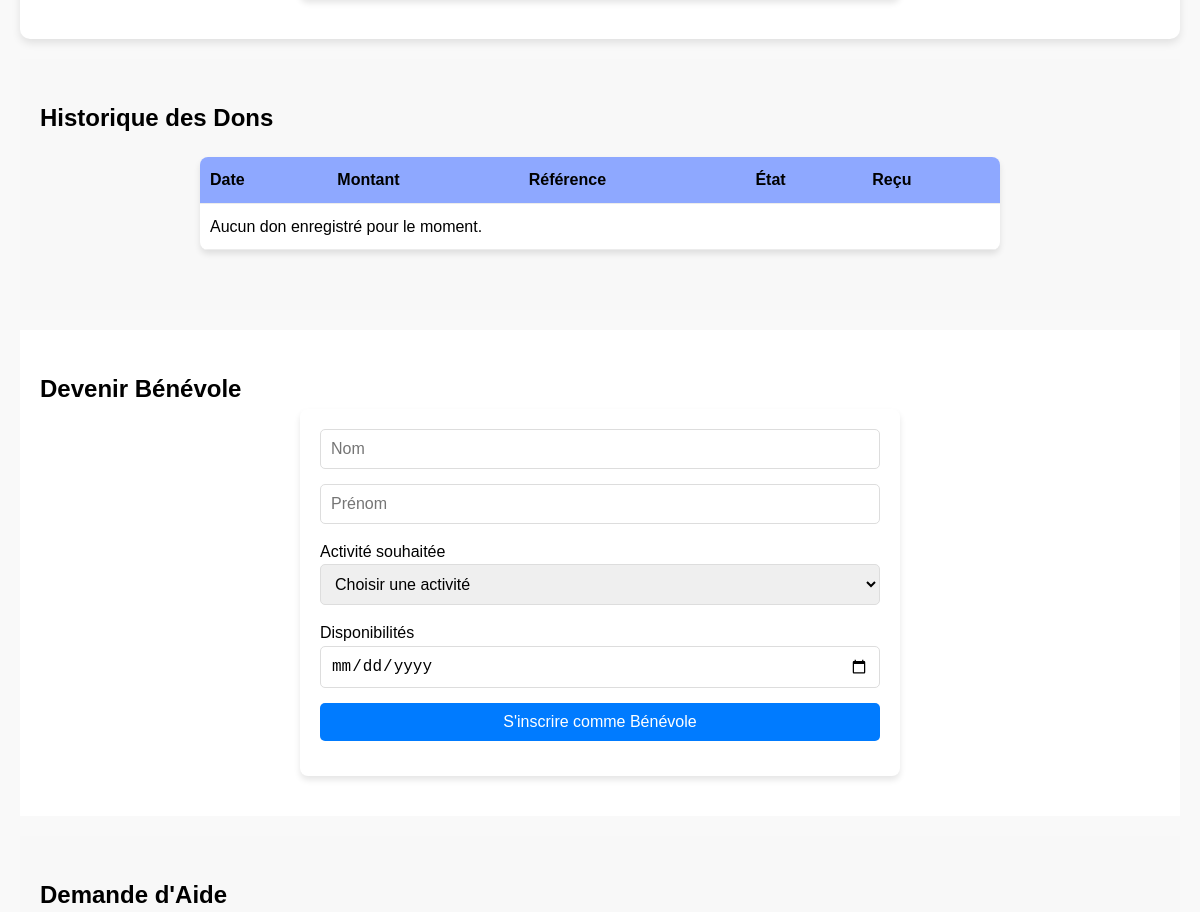
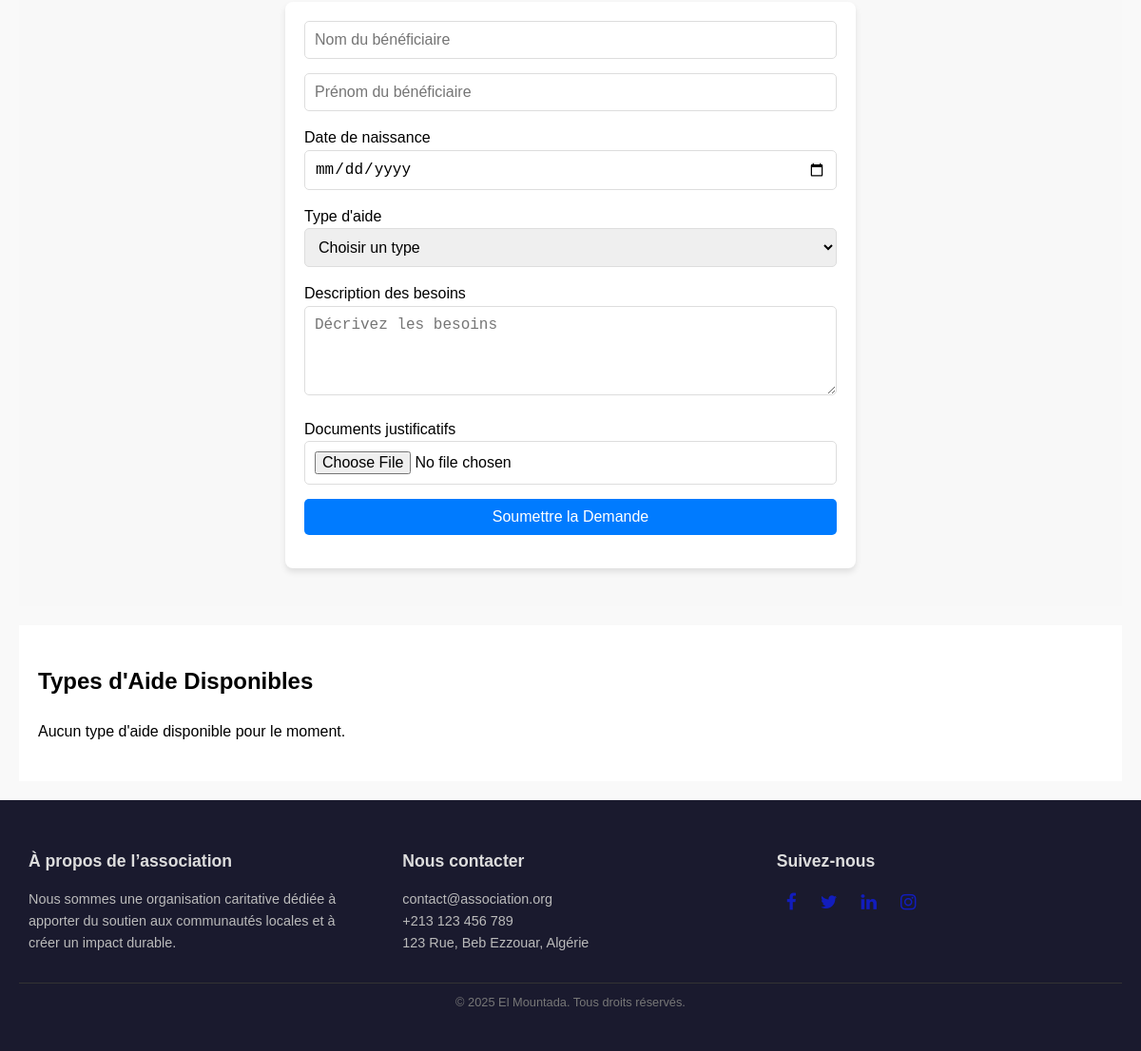
The app's page /views/Membre/dons.php (signed in, lower part), older data (2 pictures, top to bottom).
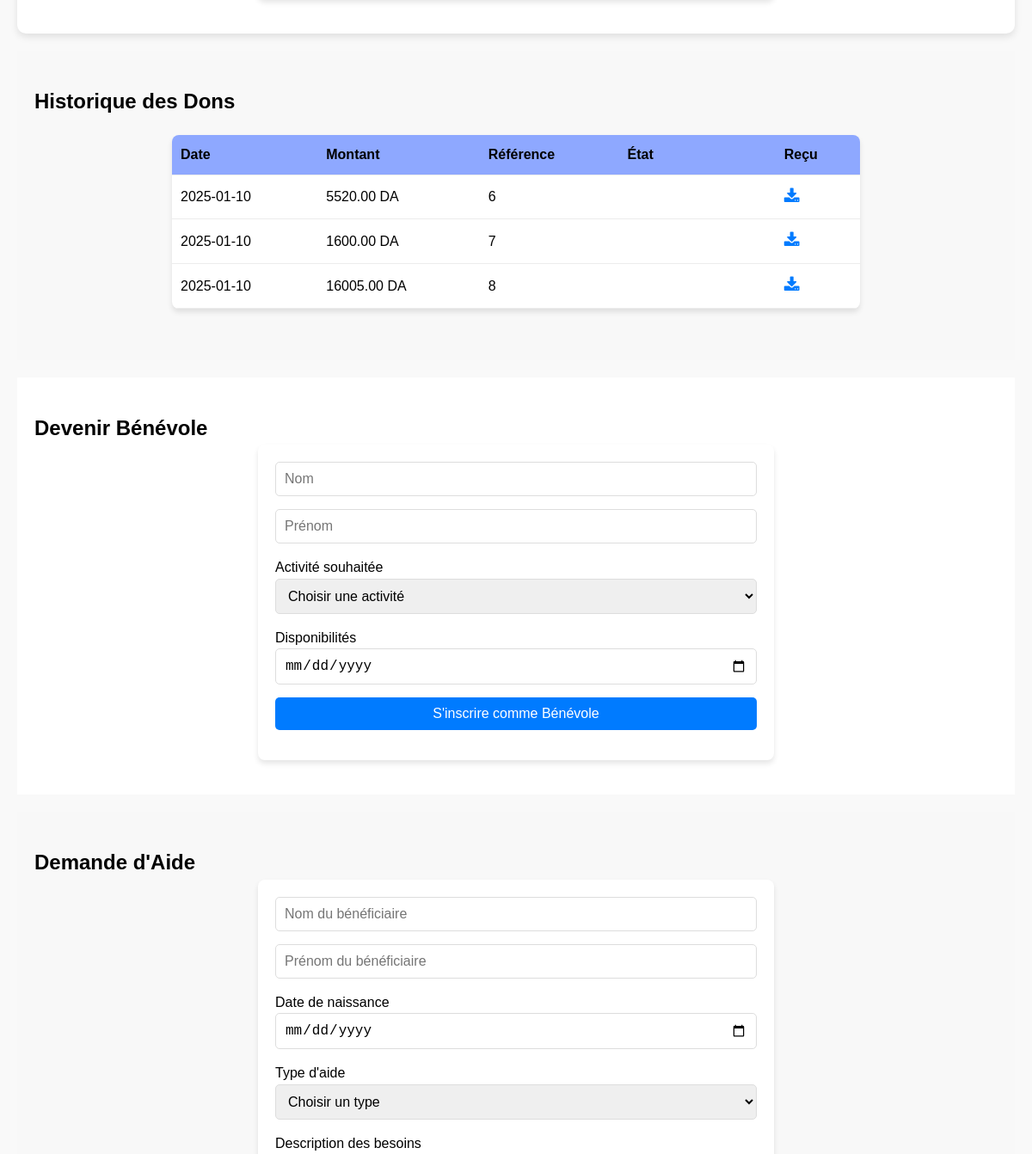
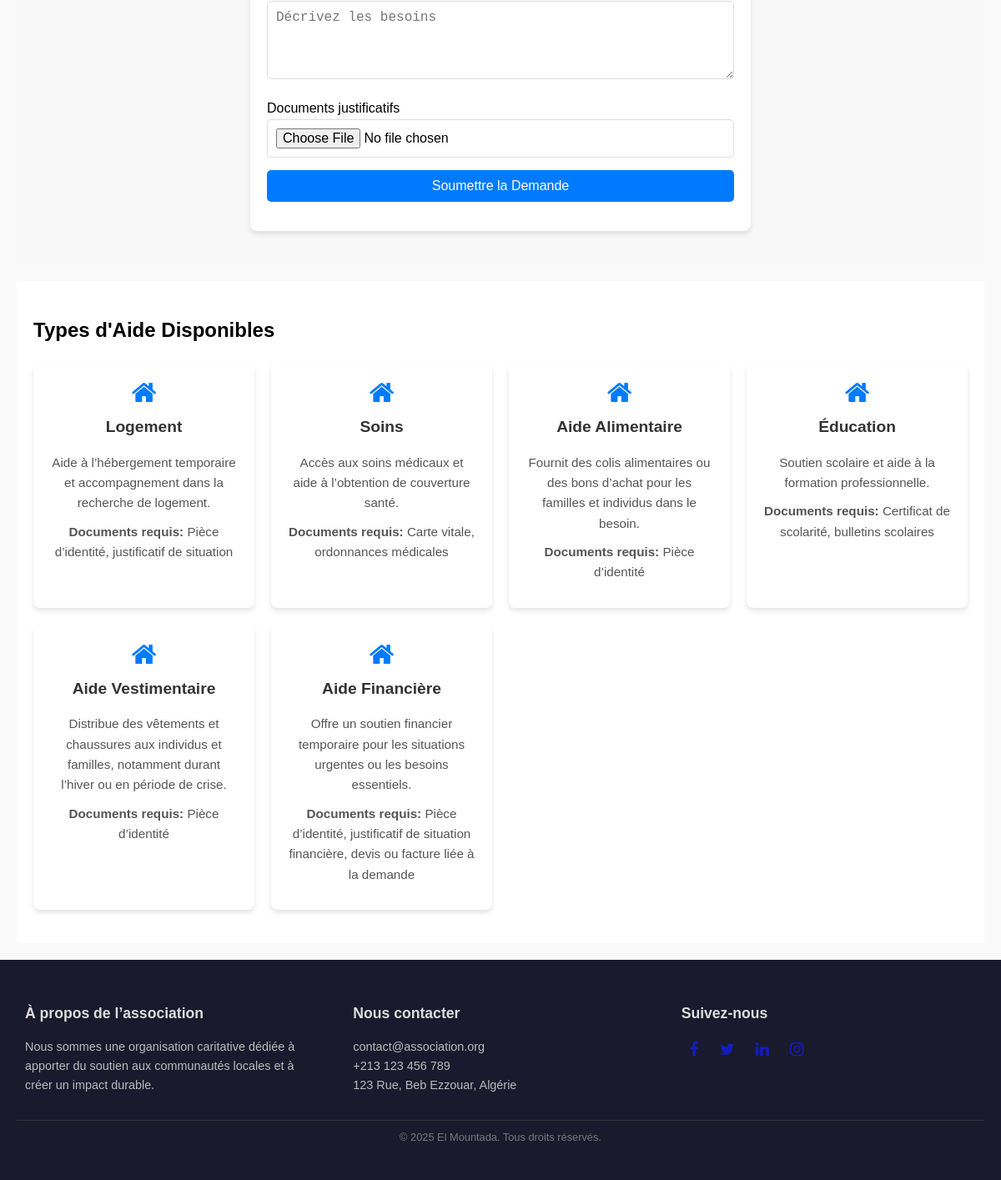
The same page, newer data (2 pictures, top to bottom).
### tables this page shows
CREATE TABLE IF NOT EXISTS `dons` (
  `id` int NOT NULL AUTO_INCREMENT,
  `id_membre` int DEFAULT NULL,
  `montant` decimal(10,2) NOT NULL,
  `recu` text,
  `date_don` date NOT NULL,
  `cree_le` timestamp NULL DEFAULT CURRENT_TIMESTAMP,
  `modifie_le` timestamp NULL DEFAULT CURRENT_TIMESTAMP ON UPDATE CURRENT_TIMESTAMP,
  `statut` enum('En attente','Validé','Rejeté') DEFAULT 'En attente',
  PRIMARY KEY (`id`),
  KEY `id_membre` (`id_membre`)
);

CREATE TABLE IF NOT EXISTS `types_aide` (
  `id` int NOT NULL AUTO_INCREMENT,
  `type_aide` varchar(100) NOT NULL,
  `description` text NOT NULL,
  `documents_necessaires` text NOT NULL,
  `cree_le` timestamp NULL DEFAULT CURRENT_TIMESTAMP,
  `modifie_le` timestamp NULL DEFAULT CURRENT_TIMESTAMP ON UPDATE CURRENT_TIMESTAMP,
  PRIMARY KEY (`id`)
);

### controllers/DonController.php (called while the page is built, shortened)
<?php
require_once __DIR__ . '/../models/db.php';
class DonController {
    private $conn;
    public function __construct() {
        $database = new Database();
        $this->conn = $database->connect();
    }
    public function getUserDonations($userId) {
        $query = "SELECT id, montant, date_don, statut, recu
                  FROM dons
                  WHERE id_membre = :id_membre
                  ORDER BY date_don DESC";
        $stmt = $this->conn->prepare($query);
        $stmt->bindParam(':id_membre', $userId);
        $stmt->execute();
        return $stmt->fetchAll(PDO::FETCH_ASSOC);
    }
}
?>

### models/db.php (called while the page is built, shortened)
<?php
class Database {
    private $host = 'localhost';
    private $db_name = 'elmountada';
    private $username = 'root';
    private $password = '';
    public function connect() {
        $this->conn = null;
        try {
            $this->conn = new PDO("mysql:host={$this->host};dbname={$this->db_name}", $this->username, $this->password);
            $this->conn->setAttribute(PDO::ATTR_ERRMODE, PDO::ERRMODE_EXCEPTION);
        } catch (PDOException $e) {
            echo "Connection error: " . $e->getMessage();
        }
        return $this->conn;
    }
}
?>

### controllers/AideController.php (called while the page is built)
<?php
require_once __DIR__ . '/../models/Aide.php';
require_once __DIR__ . '/../models/db.php';
class AideController {
    private $aide;
    public function __construct() {
        $database = new Database();
        $db = $database->connect();
        $this->aide = new Aide($db);
    }
    public function getTypesAide() {
        $result = $this->aide->lire();
        return $result->fetchAll(PDO::FETCH_ASSOC);
    }
}
?>

### models/Aide.php (called while the page is built, shortened)
<?php
class Aide {
    private $conn;
    private $table = 'types_aide';
    public function __construct($db) {
        $this->conn = $db;
    }
    public function lire() {
        $query = 'SELECT * FROM ' . $this->table;
        $stmt = $this->conn->prepare($query);
        $stmt->execute();
        return $stmt;
    }
}
?>

### views/Membre/dons.php (the view, shortened to what this page needs)
<?php
$isUserLoggedIn = isset($_SESSION['user_id']);
require_once __DIR__ . '/../../controllers/AideController.php';
require_once __DIR__ . '/../../controllers/DonController.php';
$aideController = new AideController();
$types_aide = $aideController->getTypesAide();
if ($isUserLoggedIn) {
    require_once __DIR__ . '/../../controllers/DonController.php';
    $donController = new DonController();
    $dons = $donController->getUserDonations($_SESSION['user_id']);
}
?>
<!DOCTYPE html>
<html lang="en">
<head>
    <link rel="stylesheet" href="styles.css">
    <link rel="stylesheet" href="https://cdnjs.cloudflare.com/ajax/libs/font-awesome/4.7.0/css/font-awesome.min.css">
</head>
<body>
    <?php include 'navbar.php'; ?>
   <main class="donations-page">
<section class="make-donation-section">
</section>
<?php if ($isUserLoggedIn): ?>
    <section class="donation-history-section">
        <h2>Historique des Dons</h2>
        <table class="table">
            <thead>
                <tr>
                    <th>Date</th>
                    <th>Montant</th>
                    <th>Référence</th>
                    <th>État</th>
                    <th>Reçu</th>
                </tr>
            </thead>
            <tbody>
                <?php if (!empty($dons)): ?>
                    <?php foreach ($dons as $don): ?>
                        <tr>
                            <td><?php echo htmlspecialchars($don['date_don']); ?></td>
                            <td><?php echo htmlspecialchars($don['montant']); ?> DA</td>
                            <td><?php echo htmlspecialchars($don['id']); ?></td>
                            <td>
                                <span class="status <?php echo htmlspecialchars(strtolower($don['statut'])); ?>">
                                </span>
                            </td>
                            <td>
                                <a href="<?php echo htmlspecialchars($don['recu']); ?>" class="download-receipt" download>
                                    <i class="fa fa-download"></i>
                                </a>
                            </td>
                        </tr>
                    <?php endforeach; ?>
                <?php else: ?>
                    <tr>
                        <td colspan="5">Aucun don enregistré pour le moment.</td>
                    </tr>
                <?php endif; ?>
            </tbody>
        </table>
    </section>
<?php endif; ?>
<?php if ($isUserLoggedIn): ?>
    <section class="volunteer-section">
        <h2>Devenir Bénévole</h2>
        <form class="volunteer-form" id="volunteerForm">
            <div class="form-group">
                <input type="text" name="nom" placeholder="Nom" required>
                <input type="text" name="prenom" placeholder="Prénom" required>
            </div>
            <label for="activity">Activité souhaitée</label>
            <select id="activity" name="evenement" required>
                <option value="" disabled selected>Choisir une activité</option>
            </select>
            <label for="availability">Disponibilités</label>
            <input type="date" id="availability" name="date_disponibilite" required>
            <button type="submit" class="volunteer-submit-btn">S'inscrire comme Bénévole</button>
        </form>
    </section>
<?php endif; ?>
        <section class="assistance-request-section">
            <h2>Demande d'Aide</h2>
            <form class="assistance-form">
                <div class="form-group">
                    <input type="text" placeholder="Nom du bénéficiaire" required>
                    <input type="text" placeholder="Prénom du bénéficiaire" required>
                </div>
                <label for="birth-date">Date de naissance</label>
                <input type="date" id="birth-date" required>
                <label for="aid-type">Type d'aide</label>
                <select id="aid-type">
                    <option value="" disabled selected>Choisir un type</option>
                </select>
                <label for="needs-description">Description des besoins</label>
                <textarea id="needs-description" rows="4" placeholder="Décrivez les besoins"></textarea>
                <label for="assistance-document">Documents justificatifs</label>
                <input type="file" id="assistance-document">
                <button type="submit" class="assistance-submit-btn">Soumettre la Demande</button>
            </form>
        </section>
        <section class="aid-types-section">
            <h2>Types d'Aide Disponibles</h2>
            <div class="aid-types-grid">
                <?php if (!empty($types_aide)): ?>
                    <?php foreach ($types_aide as $aide): ?>
                        <div class="aid-card">
                            <h3><i class="fa fa-home"></i> <?php echo htmlspecialchars($aide['type_aide']); ?></h3>
                            <p><?php echo htmlspecialchars($aide['description']); ?></p>
                            <p><strong>Documents requis:</strong> <?php echo htmlspecialchars($aide['documents_necessaires']); ?></p>
                        </div>
                    <?php endforeach; ?>
                <?php else: ?>
                    <p>Aucun type d'aide disponible pour le moment.</p>
                <?php endif; ?>
            </div>
        </section>
    </main>
    <?php include 'footer.php'; ?>
</body>
</html>

### views/Membre/navbar.php (shortened to what this page needs)
<head><link rel="stylesheet" href="styles.css"></head>

### views/Membre/footer.php
<link rel="stylesheet" href="styles.css">
<link rel="stylesheet" href="https://cdnjs.cloudflare.com/ajax/libs/font-awesome/4.7.0/css/font-awesome.min.css">
<footer class="footer-section">
    <div class="footer-container">
        <div class="footer-column">
            <h4>À propos de l’association</h4>
            <p>
                Nous sommes une organisation caritative dédiée à apporter du soutien aux communautés locales et à créer un impact durable.
            </p>
        </div>
        <div class="footer-column">
            <h4>Nous contacter</h4>
            <p>
                <a href="mailto:contact@association.org">contact@association.org</a><br>
                <a href="tel:+213123456789">+213 123 456 789</a><br>
                123 Rue, Beb Ezzouar, Algérie
            </p>
        </div>
        <div class="footer-column">
            <h4>Suivez-nous</h4>
            <div class="social-icons">
                <a href="#"><i class="fa fa-facebook"></i></a>
                <a href="#"><i class="fa fa-twitter"></i></a>
                <a href="#"><i class="fa fa-linkedin"></i></a>
                <a href="#"><i class="fa fa-instagram"></i></a>
            </div>
        </div>
    </div>
    <div class="footer-bottom">
        <p>&copy; 2025 El Mountada. Tous droits réservés.</p>
    </div>
</footer>

### views/Membre/styles.css (style rules this page uses)
* { margin: 0; padding: 0; box-sizing: border-box; }
body { font-family: Arial, sans-serif; line-height: 1.6; }
.social-icons a { margin: 0 10px; color: #333; text-decoration: none; font-size: 1.2rem; }
.footer-section { width: 100%; background-color: #1a1a2e; color: #fff; padding: 40px 20px; font-size: 0.9rem; text-align: center; }
.footer-container { display: grid; grid-template-columns: repeat(auto-fit, minmax(200px, 1fr)); gap: 20px; max-width: 1200px; margin: 0 auto; text-align: left; }
.footer-column { padding: 10px; }
.footer-column h4 { font-size: 1.1rem; margin-bottom: 15px; font-weight: bold; color: #ddd; }
.footer-column p, .footer-column ul { margin: 0; line-height: 1.6; color: #bbb; }
.footer-column p a { color: #bbb; text-decoration: none; }
.social-icons { display: flex; gap: 5px; align-items: center; margin-right: 5px; }
.social-icons a { color: #121dbd; font-size: 1.2rem; text-decoration: none; }
.footer-bottom { text-align: center; margin-top: 20px; border-top: 1px solid #333; padding-top: 10px; font-size: 0.8rem; color: #777; }
.donations-page { padding: 20px; background-color: #f9f9f9; }
.donations-page section { padding: 40px 20px; }
.donations-page section:nth-child(odd) { background-color: #f8f8f8; }
.donations-page section:nth-child(even) { background-color: #ffffff; }
.donations-page section + section { margin-top: 20px; }
form { max-width: 600px; margin: 0 auto; background: #fff; padding: 20px; border-radius: 8px; box-shadow: 0 4px 6px rgba(0, 0, 0, 0.1); }
form input, form select, form textarea, form button { width: 100%; padding: 10px; margin-bottom: 15px; border: 1px solid #ddd; border-radius: 5px; font-size: 1rem; }
form button { background-color: #007bff; color: #fff; border: none; cursor: pointer; font-size: 1rem; transition: background-color 0.3s ease; }
.table { width: 90%; max-width: 800px; margin: 20px auto; border-collapse: collapse; background-color: #fff; border-radius: 8px; overflow: hidden; box-shadow: 0 4px 6px rgba(0, 0, 0, 0.1); }
.table th, .table td { padding: 10px; text-align: left; border-bottom: 1px solid #ececec; }
.table th { background-color: #8ea8ff; font-weight: bold; }
.status { padding: 5px 10px; border-radius: 5px; color: #fff; font-weight: bold; }
.download-receipt { color: #007bff; text-decoration: none; font-size: 1.2rem; }
.aid-types-grid { display: grid; grid-template-columns: repeat(auto-fit, minmax(250px, 1fr)); gap: 20px; margin-top: 20px; }
.aid-card { background: #fff; padding: 20px; border-radius: 8px; box-shadow: 0 4px 6px rgba(0, 0, 0, 0.1); text-align: center; }
.aid-card h3 { margin-bottom: 15px; color: #333; font-size: 1.2rem; }
.aid-card p { font-size: 0.95rem; color: #555; margin-bottom: 10px; }
.aid-card i { font-size: 2rem; color: #007bff; margin-bottom: 10px; display: block; }
.make-donation-section { background-color: #ffffff; padding: 20px; border-radius: 10px; box-shadow: 0 4px 8px rgba(0, 0, 0, 0.1); margin-bottom: 20px; }
.status { padding: 5px 10px; border-radius: 5px; font-size: 0.9rem; color: #fff; }

### views/Membre/dons.php (style rules this page uses)
.make-donation-section { background-color: #ffffff; padding: 20px; border-radius: 10px; box-shadow: 0 4px 8px rgba(0, 0, 0, 0.1); margin-bottom: 20px; }

Row changes from the older to the newer data that the page shows:
added dons: date_don "2025-01-10", montant "5520.00", id "6"
added dons: date_don "2025-01-10", montant "1600.00", id "7"
added dons: date_don "2025-01-10", montant "16005.00", id "8"
added types_aide: type_aide "Logement", description "Aide à l’hébergement temporaire et accompagnement dans la recherche de logement.", documents_necessaires "Pièce d’identité, justificatif de situation"
added types_aide: type_aide "Soins", description "Accès aux soins médicaux et aide à l’obtention de couverture santé.", documents_necessaires "Carte vitale, ordonnances médicales"
added types_aide: type_aide "Aide Alimentaire", description "Fournit des colis alimentaires ou des bons d’achat pour les familles et individus dans le besoin.", documents_necessaires "Pièce d’identité"
added types_aide: type_aide "Éducation", description "Soutien scolaire et aide à la formation professionnelle.", documents_necessaires "Certificat de scolarité, bulletins scolaires"
added types_aide: type_aide "Aide Vestimentaire", description "Distribue des vêtements et chaussures aux individus et familles, notamment durant l’hiver ou en période de crise.", documents_necessaires "Pièce d’identité"
added types_aide: type_aide "Aide Financière", description "Offre un soutien financier temporaire pour les situations urgentes ou les besoins essentiels.", documents_necessaires "Pièce d’identité, justificatif de situation financière, devis ou facture liée à la demande"
Text that changed along with them:
text no longer shown: "Aucun don enregistré pour le moment. Aucun type d'aide disponible pour le moment."
